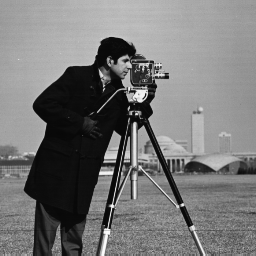
#> input picture InternationalDays_ImageProcessing/InternationalDays_ImageProcessing/cameraman.png, 256 x 256 px, given in place of the camera
$ python cannycamera.py
#> lines starting #> are read from the running program, lines starting #| are printed output that depends on the picture; after the words box and inside, x2 and y2 are one past the last pixel; in counts of white or black regions, pixels touching at a corner belong together
import cv2
cap = cv2.VideoCapture(0)
cv2.namedWindow('Webcam frame',cv2.WINDOW_AUTOSIZE)
while True:
    ret_val, frame = cap.read()
#> frame is the input picture: shape (256, 256, 3); min 7, max 253, mean 118.7
    frame = cv2.flip(frame, 1)
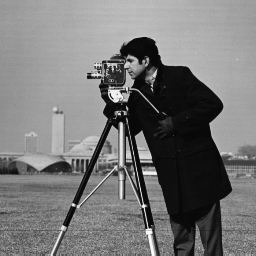
#> frame: shape (256, 256, 3); min 7, max 253, mean 118.7
    grayim = cv2.cvtColor(frame, cv2.COLOR_BGR2GRAY)
    blurim = cv2.GaussianBlur(grayim, (3, 3), cv2.BORDER_DEFAULT)
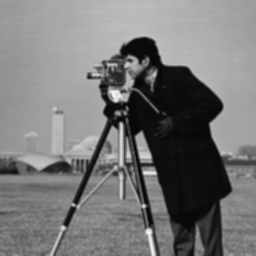
#> blurim: shape (256, 256); min 8, max 250, mean 118.7
    lowerT = 50
    upperT = 150
    cannyim = cv2.Canny(blurim, lowerT, upperT)
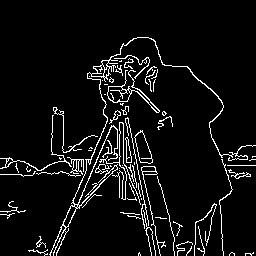
#> cannyim: shape (256, 256); 6.4% white in thin lines or dots, all inside (x1, y1, x2, y2) = (0, 37, 256, 256)
    cv2.imshow('Webcam Canny', cannyim)
    if cv2.waitKey(1) == 27:
#> (key Esc is pressed here)
        break  # esc to quit
cap.release()
cv2.destroyAllWindows()
